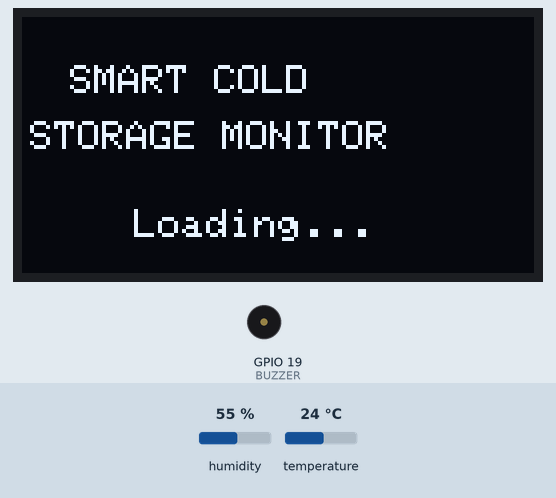
Recording of a sketch running on a simulated ESP32. On the bench: 128×64 one-colour display, buzzer (waves = sounding). The inputs (shaded band) are chosen by the test bench; at power-on: humidity 55 %, temperature 24 °C. WiFi joins after 1.5 s; servers stay silent unless stated; what the sketch prints to the serial monitor is not drawn.

Above: at 0.1 s.
At 3.76 s:
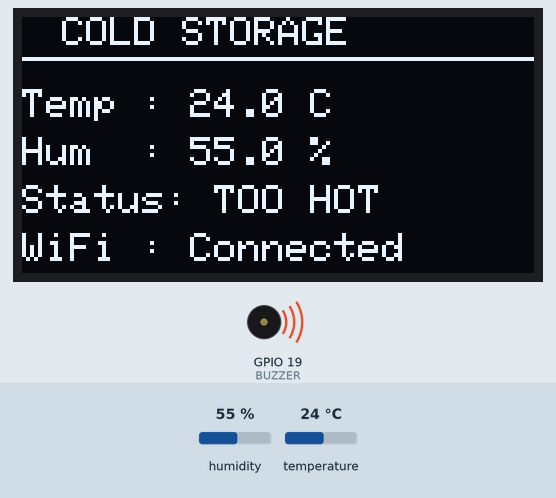
At 24.9 s:
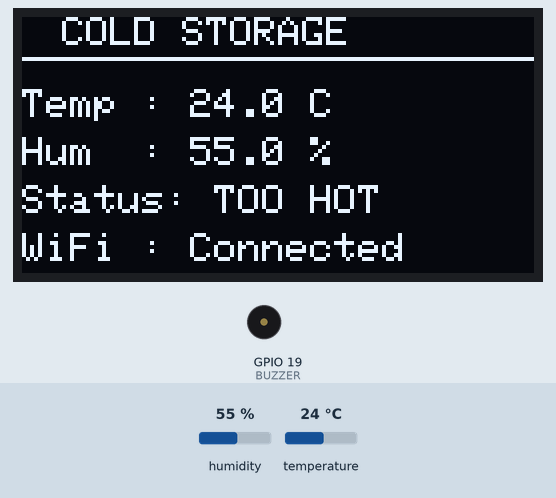
Timing chart, 0 to 130.0 s (numbered marks = the images above):
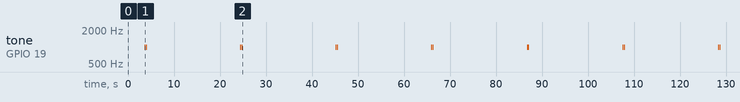

The sketch:

Smart_Cold_Storage_Monitoring_System.ino
```cpp
#include <WiFi.h>
#include <ThingSpeak.h>
#include <DHT.h>
#include <Wire.h>
#include <Adafruit_GFX.h>
#include <Adafruit_SSD1306.h>

#define DHTPIN 4
#define DHTTYPE DHT22
#define BUZZER 19

#define SCREEN_WIDTH 128
#define SCREEN_HEIGHT 64

DHT dht(DHTPIN, DHTTYPE);
Adafruit_SSD1306 display(SCREEN_WIDTH, SCREEN_HEIGHT, &Wire, -1);

const char* ssid="Wokwi-GUEST";
const char* password="";

unsigned long channelID=3443110;
const char* writeAPIKey="LELDJDOKG87WT7N6";

WiFiClient client;

float temperature=0, humidity=0;
String status;

void startupScreen(){
  display.clearDisplay();
  display.setTextSize(1);
  display.setTextColor(SSD1306_WHITE);
  display.setCursor(12,12);
  display.println("SMART COLD");
  display.setCursor(2,26);
  display.println("STORAGE MONITOR");
  display.setCursor(28,48);
  display.println("Loading...");
  display.display();
  delay(2000);
}

void connectWiFi(){
  WiFi.begin(ssid,password);
  display.clearDisplay();
  display.setCursor(0,0);
  display.println("Connecting WiFi");
  display.display();

  while(WiFi.status()!=WL_CONNECTED){
    delay(500);
    Serial.print(".");
  }

  Serial.println("\nWiFi Connected");
  ThingSpeak.begin(client);
}

void readSensors(){
  temperature=dht.readTemperature();
  humidity=dht.readHumidity();

  if(isnan(temperature)||isnan(humidity)){
    display.clearDisplay();
    display.setTextSize(2);
    display.setCursor(20,20);
    display.println("ERROR");
    display.display();
    Serial.println("Sensor Error");
    noTone(BUZZER);
    while(true);
  }
}

void determineStatus(){
  if(temperature<2) status="TOO COLD";
  else if(temperature<=8) status="SAFE";
  else status="TOO HOT";
}

void updateBuzzer(){
  if(status=="SAFE"){
    noTone(BUZZER);
    return;
  }
  tone(BUZZER,1000);
  delay(150);
  noTone(BUZZER);
  delay(150);
  tone(BUZZER,1000);
  delay(150);
  noTone(BUZZER);
}

void updateDisplay() {

  display.clearDisplay();

  display.setTextSize(1);
  display.setTextColor(SSD1306_WHITE);

  // Title
  display.setCursor(10, 0);
  display.println("COLD STORAGE");

  display.drawLine(0, 10, 127, 10, SSD1306_WHITE);

  // Temperature
  display.setCursor(0, 18);
  display.print("Temp : ");
  display.print(temperature, 1);
  display.println(" C");

  // Humidity
  display.setCursor(0, 30);
  display.print("Hum  : ");
  display.print(humidity, 1);
  display.println(" %");

  // Status
  display.setCursor(0, 42);
  display.print("Status: ");
  display.println(status);

  // WiFi Status
  display.setCursor(0, 54);
  display.print("WiFi : ");

  if (WiFi.status() == WL_CONNECTED) {
    display.print("Connected");
  } else {
    display.print("Disconnected");
  }

  display.display();
}
void printSerial(){
  Serial.println("----------------------------");
  Serial.print("Temperature : ");
  Serial.println(temperature);
  Serial.print("Humidity    : ");
  Serial.println(humidity);
  Serial.print("Status      : ");
  Serial.println(status);
}

void uploadThingSpeak(){
  ThingSpeak.setField(1,temperature);
  ThingSpeak.setField(2,humidity);

  int st=0;
  if(status=="SAFE") st=1;
  else if(status=="TOO COLD") st=0;
  else st=2;
  ThingSpeak.setField(3,st);

  int x=ThingSpeak.writeFields(channelID,writeAPIKey);
  if(x==200) Serial.println("ThingSpeak Upload OK");
  else{
    Serial.print("ThingSpeak Error: ");
    Serial.println(x);
  }
}

void setup(){
  Serial.begin(115200);
  dht.begin();

  pinMode(BUZZER,OUTPUT);
  noTone(BUZZER);

  if(!display.begin(SSD1306_SWITCHCAPVCC,0x3C)){
    while(true);
  }

  startupScreen();
  connectWiFi();
}

void loop(){
  readSensors();
  determineStatus();
  updateDisplay();
  updateBuzzer();
  printSerial();
  uploadThingSpeak();
  delay(20000);
}
```

Measured:
- by itself, tone on GPIO 19 (BUZZER): repeats every 20.8 s: silent 0.15 s, 1000 Hz 0.15 s, silent 20.3 s, 1000 Hz 0.15 s
